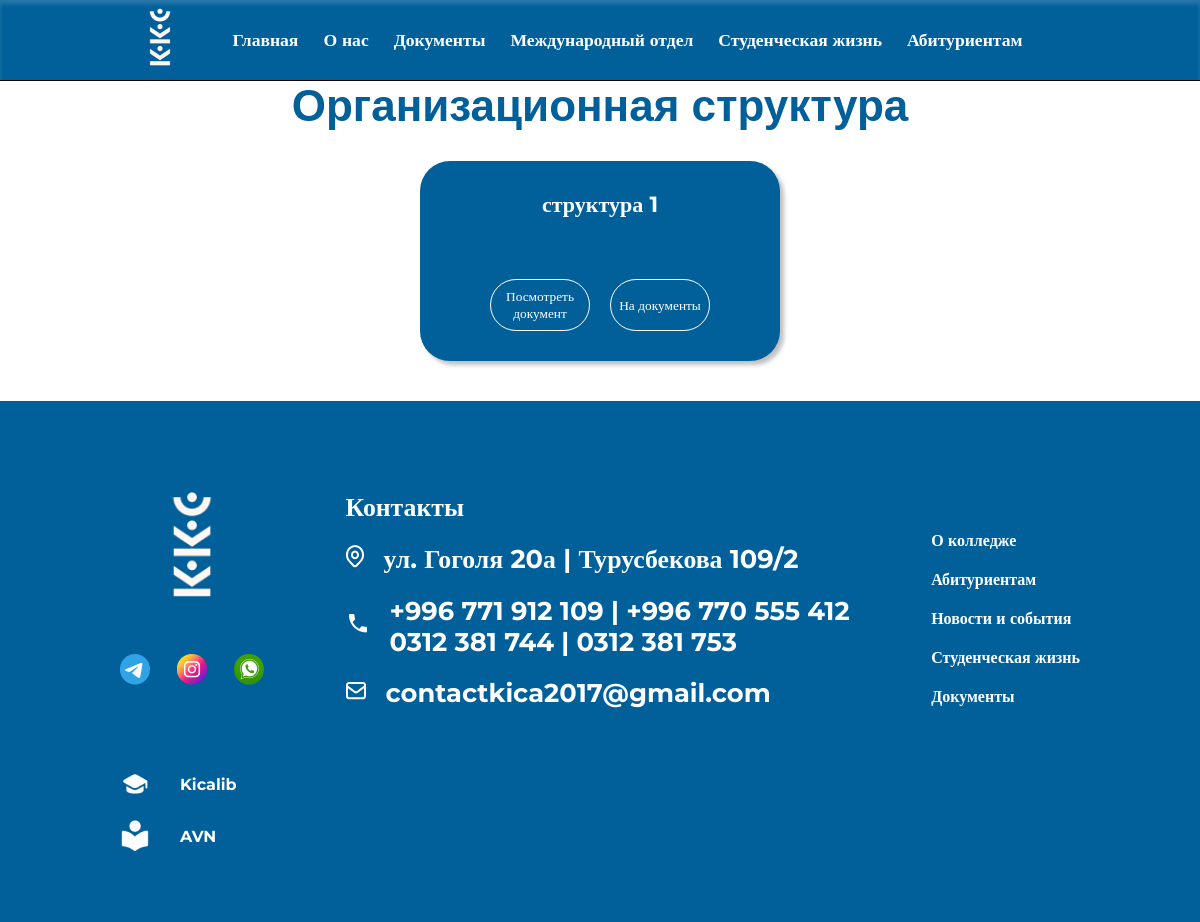
The page /documents_organization_structure/ on the database its author committed.
### documents/models.py (models this page shows, shortened)
class Organizational_structure(models.Model):
    name_doc = models.CharField(
        max_length=100, verbose_name="укажите название документа"
    )
    url_doc = models.URLField(
        verbose_name="Укажите путь из DRIVE для Организационной структуры", null=True
    )
    class Meta:
        verbose_name = "организационная структура"
        verbose_name_plural = "организационные структуры"

### main_page/models.py (models this page shows, shortened)
class Contact(models.Model):
    street = models.CharField(max_length=100, verbose_name="Укажите улицу")
    number_1 = models.CharField(max_length=100, verbose_name="Укажите номер телефона 1")
    number_2 = models.CharField(
        max_length=100, verbose_name="Укажите номер телефона 2", blank=True
    )
    number_3 = models.CharField(
        max_length=100, verbose_name="Укажите номер телефона 3", blank=True
    )
    number_4 = models.CharField(
        max_length=100, verbose_name="Укажите номер телефона 4", blank=True
    )
    email = models.EmailField(verbose_name="Укажите EMAIL", default="@gmail.com")
    class Meta:
        verbose_name = "контакт"
        verbose_name_plural = "контакты"

### documents/views.py (the view)
def documents_organization_structure_view(request):
    if request.method == "GET":
        structure_ = models.Organizational_structure.objects.filter().order_by("-id")
        context = {"structure_": structure_}
        return render(
            request,
            template_name="documents/structure_org/structure.html",
            context=context,
        )

### main_page/context_processors.py (called while the page is built)
def contact_processor(request):
    contact = Contact.objects.all()
    return {"contact": contact}

### templates/documents/structure_org/structure.html
{% load static %}
{% include '../../header.html' %}
<link rel="stylesheet" href="{% static 'css/documents/component.css' %}">
<link rel="stylesheet" href="{% static 'css/documents/detailDoc.css' %}">
<br><br><br>
<h1 style="color: #01609A; text-align: center; font-family: Arial">Организационная структура</h1>
{% for i in structure_ %}
<div class="conteiner_doc_item">
    <div class="item">
        <h1 class="title_doc_item">{{ i.name_doc }}</h1>
        <div class="btns">
            <button class="view"><a target="_blank" href="{{ i.url_doc }}" style="color: white">Посмотреть документ</a></button>
            <button class="view"><a href="{% url 'documents' %}" style="color: white">На документы</a></button>
        </div>
    </div>
</div>
{% endfor %}
{% include '../../footer.html' %}

### templates/footer.html (shortened to what this page needs)
{% load static %}
<footer>
    <div class="foot_cont">
        <div class="logo">
            <div class="log_cont">
                <img src="{% static 'image_kkc/logo_transparent_blue 2.png' %}" alt="">
            </div>
            <div class="soc_net">
                <a href="#">
                    <img src="{% static 'image_kkc/soc_net/3337190045231025 1.png' %}" alt="">
                </a>
                <a target="_blank" href="https://www.instagram.com/kkc_kica?utm_source=ig_web_button_share_sheet&igsh=ZDNlZDc0MzIxNw==">
                    <img src="{% static 'image_kkc/soc_net/image 15.png' %}" alt="">
                </a>
                <a target="_blank" href="https://wa.me/996771912109">
                    <img src="{% static 'image_kkc/soc_net/image 16.png' %}" alt="">
                </a>
            </div>
        </div>
        <div class="contacts">
            <h3 class="contact_title">Контакты</h3>
            {% if contact %}
                {% for item in contact %}
                    <div class="contact_item">
                        <span>
                            <img src="{% static 'image_kkc/icon/Icon_location.png' %}" alt="">
                        </span>
                        <a href="#">
                            <h3>{{ item.street }}</h3>
                        </a>
                    </div>
                    <div class="contact_item">
                        <span>
                            <img src="{% static 'image_kkc/icon/local_phone.png' %}" alt="">
                        </span>
                        <a href="#">
                            <h3>{{ item.number_1 }} | {{ item.number_2 }}<br>
                                {{ item.number_3 }} | {{ item.number_4 }}</h3>
                        </a>
                    </div>
                    <div class="contact_item">
                        <span>
                            <img src="{% static 'image_kkc/icon/Icon.png' %}" alt="">
                        </span>
                        <a href="#">
                            <h3>{{ item.email }}</h3>
                        </a>
                    </div>
                {% endfor %}
            {% endif %}
        </div>
        <div class="nav_footer">
            <h6><a href="{% url 'about_us' %}" class="link_nav">О колледже</a></h6>
            <h6><a href="#" class="link_nav">Абитуриентам</a></h6>
            <h6><a href="{% url 'news_list' %}" class="link_nav">Новости и события</a></h6>
            <h6><a href="#" class="link_nav">Студенческая жизнь</a></h6>
            <h6><a href="{% url 'documents' %}" class="link_nav">Документы</a></h6>
        </div>
        <div class="stud_tools">
            <div class="tool_1">
                <img src="{% static 'image_kkc/icon/kicalib.png' %}" alt="">
                <h6 class="footer_tool"><a class="tool_item" href="#">Kicalib</a></h6>
            </div>
            <div class="tool_1">
                <img src="{% static 'image_kkc/icon/avn.png' %}" alt="">
                <h6 class="footer_tool"><a class="tool_item" href="http://212.112.103.155:85/">AVN</a></h6>
            </div>
        </div>
    </div>
</footer>
</body>
</html>

### static/css/index.css (style rules this page uses)
* { padding: 0; margin: 0; text-decoration: none; }
button { background-color: transparent; border: none; }
body { font-family: Montserrat; font-weight: 400; top: 0px !important; }
.item { position: relative; }
footer { width: 100%; height: auto; background-color: #01609A; display: flex; justify-content: center; margin-top: 40px; }
.foot_cont { width: 80%; padding-top: 70px; padding-bottom: 70px; display: flex; justify-content: space-between; flex-wrap: wrap; color: #fff !important; }
.log_cont img { width: 9rem; }
.soc_net { display: flex; justify-content: space-between; margin-top: 30px; }
.contacts { margin-top: 20px; margin-left: 40px; }
.contact_item { display: flex; align-items: center; gap: 20px; margin-top: 20px; }
.contact_item a { color: #fff; }
.nav_footer { display: block; margin-left: 40px; margin-top: 40px; }
.stud_tools { margin-top: 40px; }
a { color: #ffff; }
.nav_footer h6 { margin-top: 20px; color: white; font-size: 16px; font-weight: 600; }
.nav_footer h6 a { text-decoration: none; color: white; }
.contact_item a { text-decoration: none; }
.tool_1 a { text-decoration: none; color: white; }
.tool_1 { display: flex; align-items: center; gap: 30px; margin-top: 20px; }
.tool_item { font-size: 16px; }

### static/css/documents/component.css (style rules this page uses)
* { margin: 0; padding: 0; text-decoration: none; font-family: Montserrat; }
button { background-color: transparent; border: none; }
body { font-size: 22px; }

### static/css/documents/detailDoc.css (style rules this page uses)
.conteiner_doc_item { display: flex; flex-wrap: wrap; gap: 40px; padding-top: 30px; width: 95%; margin: auto; }
.item { max-width: 350px; max-height: 300px; min-width: 300px; min-height: 140px; color: white; background-color: #01609A; border-radius: 30px; padding: 30px; display: flex; flex-direction: column; align-items: center; justify-content: space-between; margin: auto; box-shadow: 4px 4px 4px rgba(0, 0, 0, 0.25); }
.title_doc_item { font-size: 22px; text-align: center; }
.btns { display: flex; gap: 20px; justify-content: center; margin-top: -140px; }
.view { padding: 8px 8px; width: 100px; border-radius: 50px; border: 1px solid white; font-weight: 500; cursor: pointer; color: white; }

### rows shown on the page
Organizational_structure: name_doc "структура 1"
Contact: street "ул. Гоголя 20а | Турусбекова 109/2", number_1 "+996 771 912 109", number_2 "+996 770 555 412", number_3 "0312 381 744", number_4 "0312 381 753", email "contactkica2017@gmail.com"
